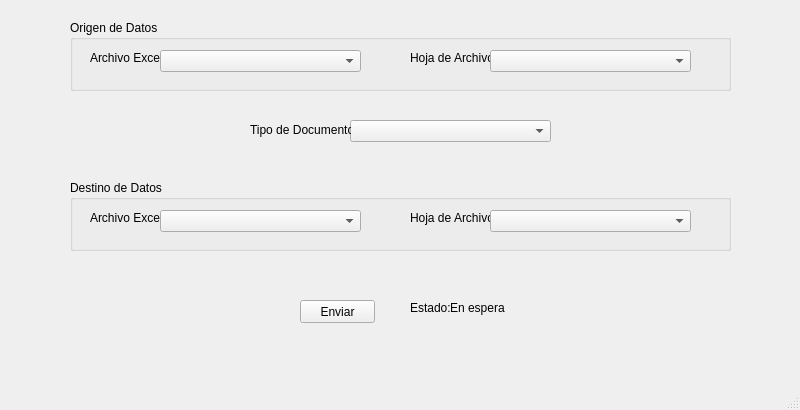
<?xml version="1.0" encoding="UTF-8"?>
<ui version="4.0">
 <class>MainWindow</class>
 <widget class="QMainWindow" name="MainWindow">
  <property name="geometry">
   <rect>
    <x>0</x>
    <y>0</y>
    <width>800</width>
    <height>410</height>
   </rect>
  </property>
  <property name="windowTitle">
   <string>MainWindow</string>
  </property>
  <widget class="QWidget" name="centralwidget">
   <widget class="QComboBox" name="comboBoxTypes">
    <property name="geometry">
     <rect>
      <x>350</x>
      <y>120</y>
      <width>201</width>
      <height>22</height>
     </rect>
    </property>
   </widget>
   <widget class="QLabel" name="label_3">
    <property name="geometry">
     <rect>
      <x>250</x>
      <y>120</y>
      <width>101</width>
      <height>20</height>
     </rect>
    </property>
    <property name="text">
     <string>Tipo de Documento</string>
    </property>
   </widget>
   <widget class="QGroupBox" name="groupBox">
    <property name="geometry">
     <rect>
      <x>70</x>
      <y>20</y>
      <width>661</width>
      <height>71</height>
     </rect>
    </property>
    <property name="styleSheet">
     <string notr="true">.high_label{
	font-weight:500;
}</string>
    </property>
    <property name="title">
     <string>Origen de Datos</string>
    </property>
    <property name="class" stdset="0">
     <string>high_label</string>
    </property>
    <widget class="QLabel" name="label_5">
     <property name="geometry">
      <rect>
       <x>20</x>
       <y>30</y>
       <width>71</width>
       <height>16</height>
      </rect>
     </property>
     <property name="text">
      <string>Archivo Excel</string>
     </property>
    </widget>
    <widget class="QLabel" name="label_4">
     <property name="geometry">
      <rect>
       <x>340</x>
       <y>30</y>
       <width>81</width>
       <height>16</height>
      </rect>
     </property>
     <property name="text">
      <string>Hoja de Archivo</string>
     </property>
    </widget>
    <widget class="QComboBox" name="comboBoxSheetsIn">
     <property name="geometry">
      <rect>
       <x>420</x>
       <y>30</y>
       <width>201</width>
       <height>22</height>
      </rect>
     </property>
    </widget>
    <widget class="QComboBox" name="comboBoxFilesIn">
     <property name="geometry">
      <rect>
       <x>90</x>
       <y>30</y>
       <width>201</width>
       <height>22</height>
      </rect>
     </property>
    </widget>
   </widget>
   <widget class="QGroupBox" name="groupBox_2">
    <property name="geometry">
     <rect>
      <x>70</x>
      <y>180</y>
      <width>661</width>
      <height>71</height>
     </rect>
    </property>
    <property name="styleSheet">
     <string notr="true">.high_label{
	font-weight:500;
}</string>
    </property>
    <property name="title">
     <string>Destino de Datos</string>
    </property>
    <property name="class" stdset="0">
     <string>high_label</string>
    </property>
    <widget class="QLabel" name="label_7">
     <property name="geometry">
      <rect>
       <x>20</x>
       <y>30</y>
       <width>71</width>
       <height>16</height>
      </rect>
     </property>
     <property name="text">
      <string>Archivo Excel</string>
     </property>
    </widget>
    <widget class="QLabel" name="label_8">
     <property name="geometry">
      <rect>
       <x>340</x>
       <y>30</y>
       <width>81</width>
       <height>16</height>
      </rect>
     </property>
     <property name="text">
      <string>Hoja de Archivo</string>
     </property>
    </widget>
    <widget class="QComboBox" name="comboBoxSheetsOut">
     <property name="geometry">
      <rect>
       <x>420</x>
       <y>30</y>
       <width>201</width>
       <height>22</height>
      </rect>
     </property>
    </widget>
    <widget class="QComboBox" name="comboBoxFilesOut">
     <property name="geometry">
      <rect>
       <x>90</x>
       <y>30</y>
       <width>201</width>
       <height>22</height>
      </rect>
     </property>
    </widget>
   </widget>
   <widget class="QPushButton" name="button">
    <property name="geometry">
     <rect>
      <x>300</x>
      <y>300</y>
      <width>75</width>
      <height>23</height>
     </rect>
    </property>
    <property name="text">
     <string>Enviar</string>
    </property>
   </widget>
   <widget class="QLabel" name="status_label">
    <property name="geometry">
     <rect>
      <x>450</x>
      <y>300</y>
      <width>91</width>
      <height>16</height>
     </rect>
    </property>
    <property name="text">
     <string>En espera</string>
    </property>
   </widget>
   <widget class="QLabel" name="status_label_2">
    <property name="geometry">
     <rect>
      <x>410</x>
      <y>300</y>
      <width>41</width>
      <height>16</height>
     </rect>
    </property>
    <property name="text">
     <string>Estado:</string>
    </property>
   </widget>
  </widget>
  <widget class="QMenuBar" name="menubar">
   <property name="geometry">
    <rect>
     <x>0</x>
     <y>0</y>
     <width>800</width>
     <height>21</height>
    </rect>
   </property>
  </widget>
  <widget class="QStatusBar" name="statusbar"/>
 </widget>
 <resources/>
 <connections/>
</ui>
